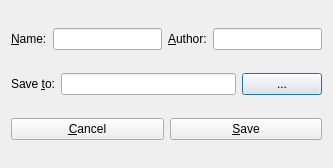
<?xml version="1.0" encoding="UTF-8"?>
<ui version="4.0">
 <class>SaveToFile</class>
 <widget class="QDialog" name="SaveToFile">
  <property name="geometry">
   <rect>
    <x>0</x>
    <y>0</y>
    <width>333</width>
    <height>168</height>
   </rect>
  </property>
  <property name="windowTitle">
   <string>Save file</string>
  </property>
  <layout class="QVBoxLayout" name="verticalLayout">
   <item>
    <layout class="QHBoxLayout" name="horizontalLayout_2">
     <item>
      <widget class="QLabel" name="label_2">
       <property name="text">
        <string>&amp;Name:</string>
       </property>
       <property name="buddy">
        <cstring>lineEdit_2</cstring>
       </property>
      </widget>
     </item>
     <item>
      <widget class="QLineEdit" name="lineEdit_2"/>
     </item>
     <item>
      <widget class="QLabel" name="label_3">
       <property name="text">
        <string>&amp;Author:</string>
       </property>
       <property name="buddy">
        <cstring>lineEdit_3</cstring>
       </property>
      </widget>
     </item>
     <item>
      <widget class="QLineEdit" name="lineEdit_3"/>
     </item>
    </layout>
   </item>
   <item>
    <layout class="QHBoxLayout" name="horizontalLayout">
     <item>
      <widget class="QLabel" name="label">
       <property name="text">
        <string>Save &amp;to:</string>
       </property>
       <property name="buddy">
        <cstring>lineEdit</cstring>
       </property>
      </widget>
     </item>
     <item>
      <widget class="QLineEdit" name="lineEdit"/>
     </item>
     <item>
      <widget class="QPushButton" name="pushButton">
       <property name="text">
        <string>...</string>
       </property>
      </widget>
     </item>
    </layout>
   </item>
   <item>
    <layout class="QHBoxLayout" name="horizontalLayout_4">
     <item>
      <widget class="QPushButton" name="pushButton_3">
       <property name="text">
        <string>&amp;Cancel</string>
       </property>
       <property name="shortcut">
        <string>Esc</string>
       </property>
      </widget>
     </item>
     <item>
      <widget class="QPushButton" name="pushButton_2">
       <property name="text">
        <string>&amp;Save</string>
       </property>
       <property name="shortcut">
        <string>Return</string>
       </property>
      </widget>
     </item>
    </layout>
   </item>
  </layout>
 </widget>
 <tabstops>
  <tabstop>lineEdit_2</tabstop>
  <tabstop>lineEdit_3</tabstop>
  <tabstop>pushButton</tabstop>
  <tabstop>pushButton_2</tabstop>
  <tabstop>pushButton_3</tabstop>
  <tabstop>lineEdit</tabstop>
 </tabstops>
 <resources/>
 <connections/>
</ui>
